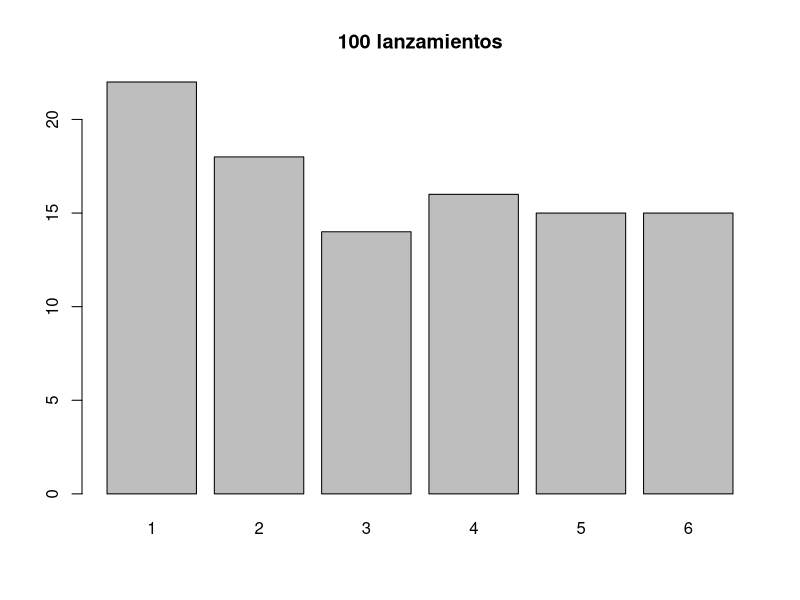
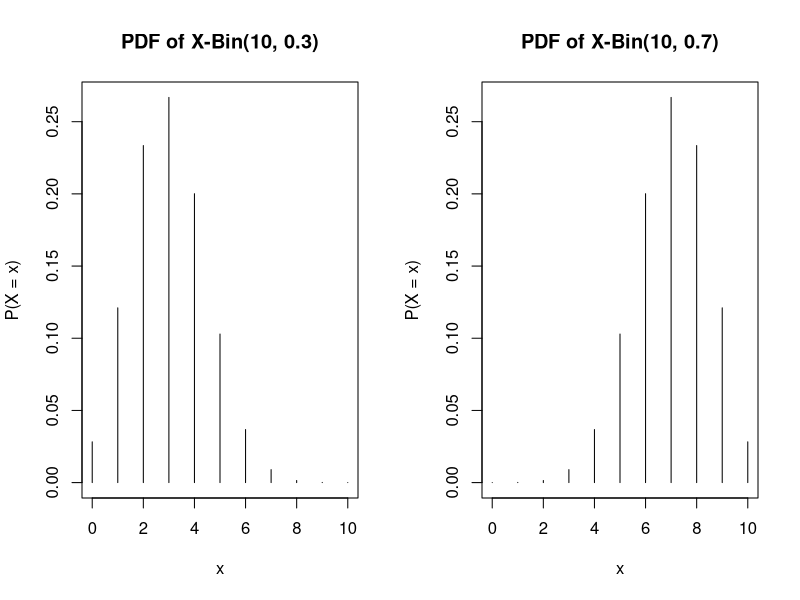
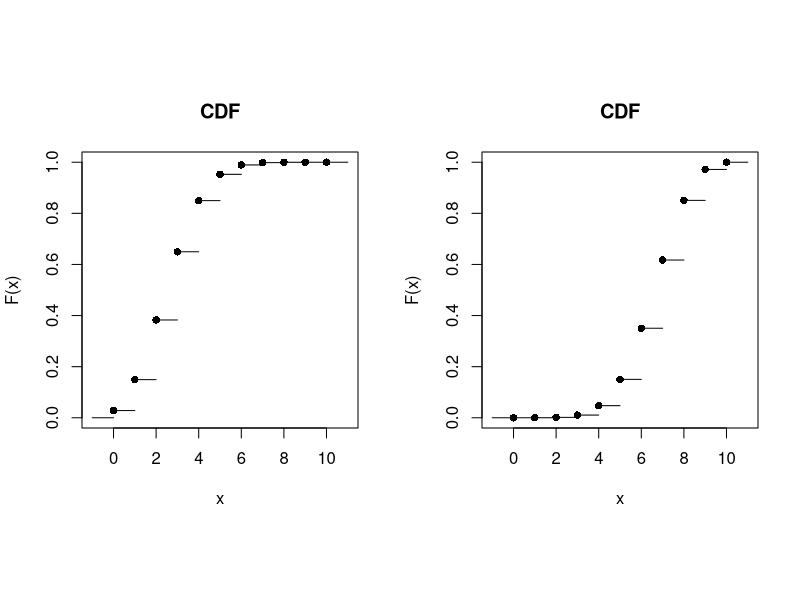
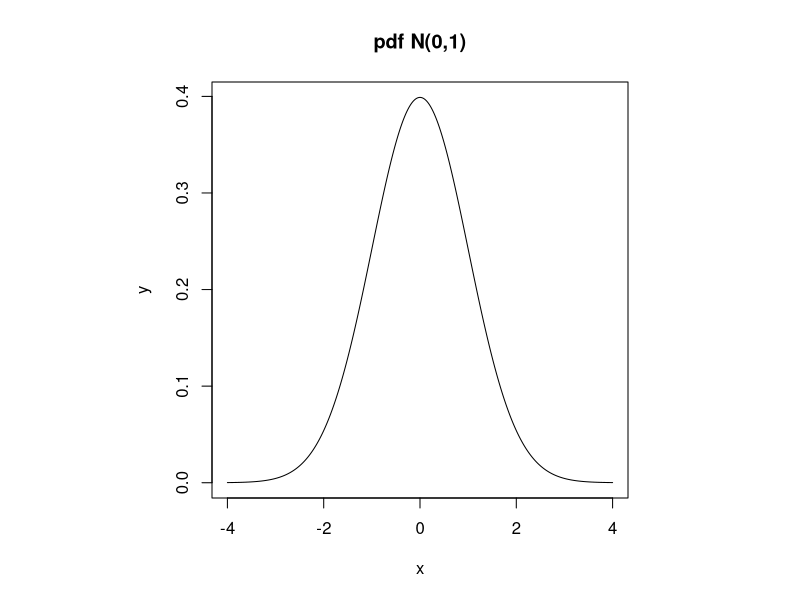

Generate these figures, in order, with R:
## ---- chunk 1
set.seed(235)
x<-1:6
px<-rep(1/6,6)
muestra<-sample(x,100,replace=TRUE,prob=px)
muestra
which(muestra==2)
table(muestra)
round(table(muestra)/100,3)
media.empirica<-mean(muestra)
media.teorica<-sum(x*px)
c(media.empirica, media.teorica)
barplot(table(muestra),main="100 lanzamientos")
set.seed(235)
x<-1:6
px.truc<-c(rep(2/8,2),rep(1/8,4))
muestra2<-sample(x,100,replace=TRUE,prob=px.truc)
which(muestra2==2)
par(mfrow=c(1,2))
x<-0:10
px<-dbinom(x,10,0.3)
plot(x,px,type = "h",xlab = "x", ylab = "P(X = x)", main = "PDF of X-Bin(10, 0.3)")
px<-dbinom(x,10,0.7)
plot(x,px,type = "h",xlab = "x", ylab = "P(X = x)", main = "PDF of X-Bin(10, 0.7)")
par(mfrow=c(1,1))
 #############################################
#################################################################################################
## plot.discreteCDF es una funci?n que nos permite realizar las gráficas de funciones
## de distribución (cdf) para variables aleatorias discretas
## x: vector con los valores que toma la varialbe aleatoria X
## Fx: vector con las probabilidades acumuladas para los valores que hay en x (P(X <= x))
plot.discreteCDF <- function(x,Fx){
  # número de valores de x
  n <- length(x)
  # margen para la que representación del gráfico se vea mejor (espacio que dejamos antes 
  # del primer y despues del ultimo valor de x) 
  margen <- mean(x[2:n]- x[1:n-1])
  
  # Dibujamos un gráfico en blanco incluyendo solo los limites
  plot(x,Fx,type="n",xlab="x",ylab="F(x)",xlim=c(x[1]-margen,x[n]+margen),ylim=c(0,1))  
  
  # Dibujamos los segmentos horizontales sobre el grafico anterior
  segments(x[1]-margen,0,x[1],0)
  segments(x[1:n-1],Fx[1:n-1],x[2:n],Fx[1:n-1])
  segments(x[n],1,x[n]+margen,1)
  
  # Dibujamos los puntos para indicar el segmento donde esta incluido cada valor de x
  lines(x,Fx,type="p",pch=16)
  
  # Le ponemos título al gr?fico
  title("CDF")
}
#################################################################################################
######################################## 
plot.discreteCDF
par(mfrow=c(1,2),pty="s")
x<-0:10
px<-dbinom(x,10,0.3)
Fx<-cumsum(px)
plot.discreteCDF(x,Fx)
px<-dbinom(x,10,0.7)
Fx<-cumsum(px)
plot.discreteCDF(x,Fx)
par(mfrow=c(1,1))


x<-seq(-4,4,0.01)
y<-dnorm(x,0,1)
plot(x,y,type = "l",xlim = c(-4,4), main="pdf N(0,1)")

dbinom(14,18,0.6)

1-pbinom(14,18,0.6)

1-pbinom(13,18,0.6)

dpois(4,6)

1-ppois(4,6)

a<-qpois(0.95,6)
a

pexp(1,3/4)


pexp(1.25,3/4)-pexp(0.5,3/4)

qexp(0.97,3/4)

qexp(0.1,3/4)

pnorm(8,7,2)

pnorm(5,7,2)-pnorm(3,7,2)

b<-qnorm(0.05,7,2)
a<-7-b
a


